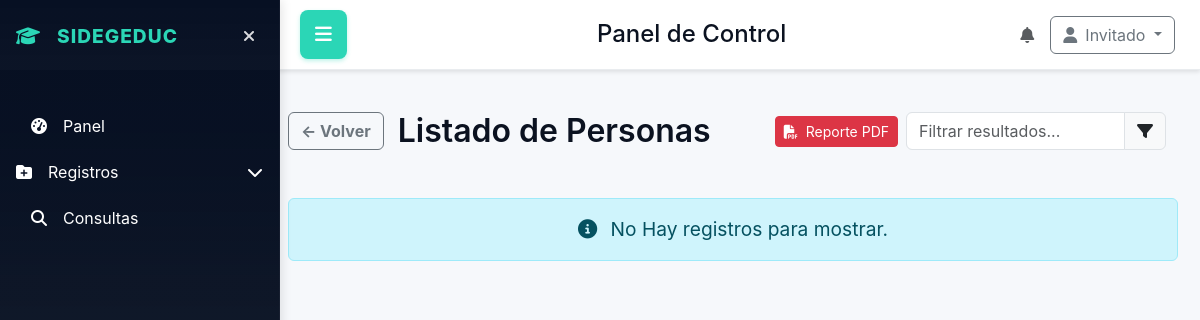
Before: /consultas/personas/list?role=estudiante with the older database file.
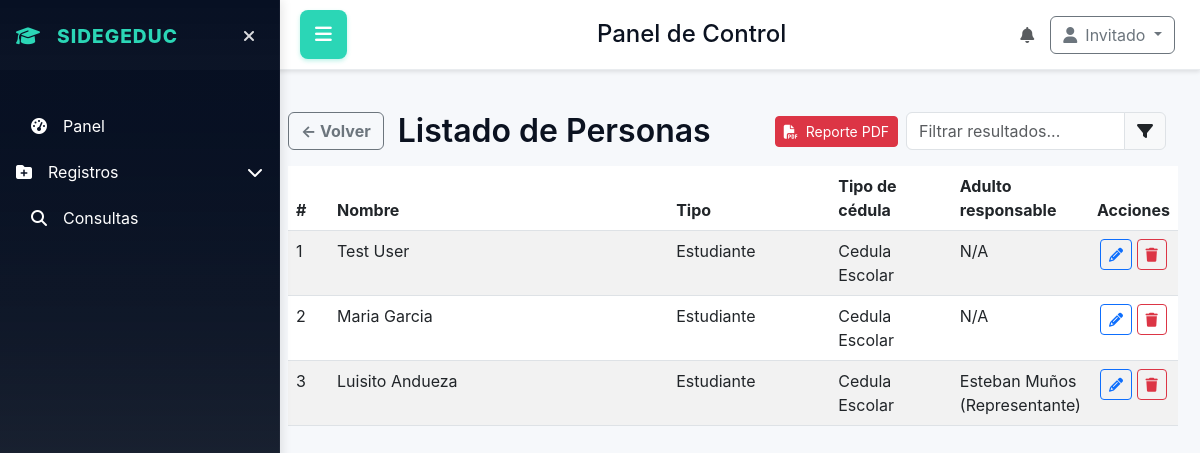
After: the same page with the newer database file.
### database/models.py (models this page shows)
class Personas(db.Model):
    __tablename__ = 'personas'
    id_persona = db.Column(db.Integer, primary_key=True)
    primer_nombre = db.Column(db.String(50), nullable=False)
    segundo_nombre = db.Column(db.String(50))
    primer_apellido = db.Column(db.String(50), nullable=False)
    segundo_apellido = db.Column(db.String(50))
    fecha_nacimiento = db.Column(db.Date)
    id_sexo = db.Column(db.Integer, db.ForeignKey('sexo.id_sexo'))
    id_tipo_persona = db.Column(db.Integer, db.ForeignKey('tipo_persona.id_tipo_persona'), nullable=False)
    id_tipo_documento = db.Column(db.Integer, db.ForeignKey('tipo_documento.id_tipo_documento'), nullable=True)
    numero_cedula = db.Column(db.String(20), nullable=True)
    id_ocupacion = db.Column(db.Integer, db.ForeignKey('ocupaciones.id'), nullable=True)
    id_profesion = db.Column(db.Integer, db.ForeignKey('profesiones.id'), nullable=True)
    num_hijos = db.Column(db.Integer, nullable=True)
    id_relacion_familiar = db.Column(db.Integer, db.ForeignKey('relaciones_familiares.id'), nullable=True)

class TipoDocumento(db.Model):
    __tablename__ = 'tipo_documento'
    id_tipo_documento = db.Column(db.Integer, primary_key=True)
    nombre_tipo_documento = db.Column(db.String(50), unique=True, nullable=False)

class TipoPersona(db.Model):
    __tablename__ = 'tipo_persona'
    id_tipo_persona = db.Column(db.Integer, primary_key=True)
    nombre_tipo_persona = db.Column(db.String(50), unique=True, nullable=False)

### tables this page shows
CREATE TABLE estudiante_responsable (
                        id_estudiante_responsable INTEGER PRIMARY KEY AUTOINCREMENT,
                        id_estudiante INTEGER NOT NULL,
                        id_persona_responsable INTEGER NOT NULL,
                        numero_hijo INTEGER NOT NULL,
                        fecha_creacion TEXT DEFAULT CURRENT_TIMESTAMP,
                        UNIQUE(id_persona_responsable, numero_hijo),
                        UNIQUE(id_estudiante),
                        FOREIGN KEY(id_estudiante) REFERENCES estudiantes(id_estudiante),
                        FOREIGN KEY(id_persona_responsable) REFERENCES personas(id_persona)
                    );

### app.py (the view)
@app.route('/consultas/personas/list')
def consultas_personas_list():
    return manejar_la_vista_de.consultas_personas_list()

### app.py (called while the page is built)
@event.listens_for(Engine, "connect")
def set_sqlite_pragma(dbapi_connection, connection_record):
    if app.config['SQLALCHEMY_DATABASE_URI'].startswith("sqlite"):
        cursor = dbapi_connection.cursor()
        cursor.execute("PRAGMA foreign_keys=ON")
        cursor.close()

@app.context_processor
def inject_user_context():
    try:
        ctx = get_user_context(session)
    except Exception:
        ctx = {}
    return {
        'is_creator': ctx.get('is_creator', False),
        'developer_priv': ctx.get('developer_priv', False),
        'role_name': ctx.get('role_name'),
        'role_desc': ctx.get('role_desc'),
        'status': ctx.get('status'),
        'usuario': ctx.get('user')
    }

### utils/permissions.py (called while the page is built, shortened)
def get_user_context(session): #esto es la funcion que se reutiliza  para obtener el contexto del usuario desde la sesión
    user = None
    developer_priv = False
    current_user_id = None
    role_name = None
    role_desc = None
    status = None
    is_creator = False
    return {
        'user': user,
        'developer_priv': developer_priv,
        'current_user_id': current_user_id,
        'role_name': role_name,
        'role_desc': role_desc,
        'status': status,
        'is_creator': is_creator
    }

### utils/view_handlers.py (called while the page is built)
def _ensure_estudiante_responsable_table():
    try:
        db.session.execute(text('''
            CREATE TABLE IF NOT EXISTS estudiante_responsable (
                id_estudiante_responsable INTEGER PRIMARY KEY AUTOINCREMENT,
                id_estudiante INTEGER NOT NULL,
                id_persona_responsable INTEGER NOT NULL,
                numero_hijo INTEGER NOT NULL,
                fecha_creacion TEXT DEFAULT CURRENT_TIMESTAMP,
                UNIQUE(id_persona_responsable, numero_hijo),
                UNIQUE(id_estudiante)
            )
        '''))
        db.session.commit()
    except Exception:
        db.session.rollback()

### templates/home_panel/struct.html (shortened to what this page needs)
<!DOCTYPE html>
<html lang="en">
<head>
    <link href="https://cdn.jsdelivr.net/npm/bootstrap@5.3.0/dist/css/bootstrap.min.css" rel="stylesheet">
    <link rel="stylesheet" href="https://cdnjs.cloudflare.com/ajax/libs/font-awesome/6.4.0/css/all.min.css">
    <link rel="stylesheet" href="{{ url_for('static', filename='home_panel/home_panel.css') }}">
    <link rel="stylesheet" href="https://cdn.jsdelivr.net/npm/flatpickr/dist/themes/material_blue.css">
</head>
<body>
    <div class="app-layout">
        <aside class="sidebar" id="sidebar">
            <div class="p-3">
                <div class="d-flex align-items-center mb-3">
                    <div class="logo">
                        <i class="fas fa-graduation-cap me-2"></i>
                        SIDEGEDUC
                    </div>
                    <button id="sidebar-toggle" class="sidebar-toggle" aria-label="Ocultar sidebar">
                        <i class="fas fa-times"></i>
                    </button>
                </div>
            </div>
            <nav class="p-3 flex-grow-1">
                <ul class="nav flex-column">
                    <li class="nav-item mb-2">
                        <a class="nav-link" href="{{ url_for('dashboard') }}">
                            <i class="fas fa-tachometer-alt me-3"></i>
                            <span>Panel</span>
                        </a>
                    </li>
                    <li class="nav-item mb-2">
                        <button class="nav-link btn btn-link text-start p-0 w-100" data-bs-toggle="collapse" data-bs-target="#registrosSub" aria-expanded="false">
                            <i class="fas fa-folder-plus me-3"></i>
                            <span>Registros</span>
                            <i class="fas fa-chevron-down ms-auto"></i>
                        </button>
                    </li>
                    <li class="nav-item mb-2">
                        <a class="nav-link" href="{{ url_for('consultas') }}">
                            <i class="fas fa-search me-3"></i>
                            <span>Consultas</span>
                        </a>
                    </li>
                </ul>
            </nav>
        </aside>
        <header class="topbar">
            <button id="menu-toggle" class="menu-toggle">
                <i class="fas fa-bars"></i>
            </button>
            <div class="d-flex align-items-center">
                <h1 class="h4 mb-0 ms-3">Panel de Control</h1>
            </div>
            <div class="d-flex align-items-center">
                <div class="me-3">
                    <i class="fas fa-bell text-muted"></i>
                </div>
                <div class="dropdown">
                    <button class="btn btn-outline-secondary dropdown-toggle" type="button" data-bs-toggle="dropdown">
                        <i class="fas fa-user me-2"></i>{{ usuario if usuario else 'Invitado' }}
                    </button>
                </div>
            </div>
        </header>
        <main class="content">
            {% if content_template %}
                {% include content_template %}
            {% endif %}
        </main>
    </div>
</body>
</html>

### templates/home_panel/consultas_personas_list.html (shortened to what this page needs)
<div class="container-fluid" style="margin-top:90px;">
  <div class="row align-items-center mb-3">
    <div class="col-auto">
      <a href="{{ url_for('consultas') }}" class="btn btn-outline-secondary" style="font-weight:bold;">
        &larr; Volver
      </a>
    </div>
    <div class="col-auto">
      <h2 class="mb-0" style="font-weight:600; font-size:2rem;">Listado de Personas</h2>
    </div>
    <div class="col text-end d-flex align-items-center justify-content-end gap-2">
      <a href="{{ url_for('reporte_pdf_personas', role=role or '') }}" class="btn btn-danger btn-sm" title="Descargar reporte PDF">
        <i class="fas fa-file-pdf me-1"></i> Reporte PDF
      </a>
      <div class="input-group" style="max-width:260px;">
        <input id="filtro-listado" type="text" class="form-control" placeholder="Filtrar resultados..." autocomplete="off">
        <span class="input-group-text"><i class="fas fa-filter"></i></span>
      </div>
    </div>
  </div>
  <link rel="stylesheet" href="/static/home_panel/filtro-dinamico.css">
  {% if rows and rows|length > 0 %}
  <table class="table table-striped">
    <thead>
      <tr>
        <th style="width:5%;">#</th>
        <th style="width:45%;">Nombre</th>
        <th style="width:20%;">Tipo</th>
        {% if role == 'estudiante' %}
        <th style="width:15%;">Tipo de cédula</th>
        <th style="width:15%;">Adulto responsable</th>
        {% endif %}
        <th style="width:10%;text-align:center;">Acciones</th>
      </tr>
    </thead>
    <tbody>
      {% for r in rows %}
      <tr>
        <td>{{ loop.index }}</td>
        <td>{{ r.primer_nombre }} {% if r.segundo_nombre %}{{ r.segundo_nombre }}{% endif %} {{ r.primer_apellido }} {% if r.segundo_apellido %}{{ r.segundo_apellido }}{% endif %}</td>
        <td>
          {% if r.tipo_persona %}
            {{ r.tipo_persona }}
          {% elif r.rol %}
            {{ r.rol }}
          {% elif role_display %}
            {{ role_display }}
          {% else %}
            Sin rol
          {% endif %}
        </td>
        {% if role == 'estudiante' %}
        <td>{{ r.tipo_documento_nombre or 'N/A' }}</td>
        <td>
          {% if r.responsable_primer_nombre %}
            {{ r.responsable_primer_nombre }} {{ r.responsable_primer_apellido }} ({{ r.responsable_tipo_persona or 'N/A' }})
          {% else %}
            N/A
          {% endif %}
        </td>
        {% endif %}
        <td style="text-align:center;">
          <a class="btn btn-sm btn-outline-primary" href="{{ url_for('editar_persona') }}?id={{ r.id_persona }}&role={{ r.rol or role_display|lower or 'sinrol' }}" title="Editar"><i class="fas fa-pencil-alt"></i></a>
          <form method="post" action="{{ url_for('borrar_registro_persona') }}" style="display:inline-block;margin:0;">
            <button class="btn btn-sm btn-outline-danger" title="Borrar" onclick="return confirm('¿Eliminar este registro?')"><i class="fas fa-trash"></i></button>
          </form>
        </td>
      </tr>
      {% endfor %}
    </tbody>
  </table>
  {% else %}
  <div class="alert alert-info text-center" style="margin-top:48px;font-size:1.2em;">
    <i class="fas fa-info-circle me-2"></i>
    No Hay registros para mostrar.
  </div>
  {% endif %}
</div>

### static/home_panel/home_panel.css (style rules this page uses)
:root { --panel-bg:#ffffff; --muted:#9aa4ad; --accent-1:#06a77d; --accent-2:#0b5f47; --glass:#f6fbfa; --card-border:#e9f4f2; --sidebar-start:#071023; --sidebar-end:#0f1724cc; --accent:#2bd6b6; --accent2:#00bfa5; --bg:#f6f8fb; }
.row { display:flex;gap:14px }
body { margin:0;font-family:Inter,system-ui,Arial;background:linear-gradient(180deg,#071023 0%, #071023 12%, #071023 12%, #f6f8fb 100%);color:#0b1220 }
.sidebar { width: 280px; background: linear-gradient(180deg,var(--sidebar-start),var(--sidebar-end)); color:#fff; padding:0; display:flex; flex-direction:column; border-right:1px solid rgba(255,255,255,0.04); transition: transform 0.3s cubic-bezier(.2,.9,.2,1); position: fixed; height: 100vh; overflow-y: auto; z-index: 1050; top: 0; left: 0; box-shadow: 2px 0 10px rgba(0,0,0,0.1); }
.logo { font-weight:800;font-size:1.2rem;letter-spacing:1px;color:var(--accent);display:flex;align-items:center;gap:8px }
.sidebar-toggle { background:transparent;border:none;color:rgba(255,255,255,0.85);padding:8px;border-radius:8px;cursor:pointer;margin-left:auto;transition: all 0.2s }
.nav-link { color: white !important;text-decoration: none;padding: 10px 15px;border-radius: 8px;margin-bottom: 4px;display: flex;align-items: center;width: 100%;transition: all .22s cubic-bezier(.2,.9,.2,1) }
.nav-link.btn-link { color: white !important;border: none;background: transparent;padding: 10px 15px }
.content { margin-left: 280px;padding:22px 22px 22px 8px;background: var(--bg); min-height: 100vh; transition: margin-left 0.3s cubic-bezier(.2,.9,.2,1); }
.content > .container-fluid { padding-left:0;padding-right:0 }
.content .container-fluid .row { margin-left:0;margin-right:0 }
.content .container-fluid [class*=col-] { padding-left:0;padding-right:0 }
.topbar { background: white; padding: 15px 25px 15px 300px; border-bottom: 1px solid #e9ecef; box-shadow: 0 2px 4px rgba(0,0,0,0.1); display: flex; justify-content: space-between; align-items: center; transition: margin-left 0.3s cubic-bezier(.2,.9,.2,1); position: fixed; top: 0; right: 0; left: 0; z-index: 1030; height: 70px; }
.menu-toggle { background: var(--accent); border: none; color: white; padding: 10px 15px; border-radius: 8px; cursor: pointer; font-size: 1.2rem; transition: all 0.2s; box-shadow: 0 2px 4px rgba(43,214,182,0.3); }

Changed rows visible on the page:
added Personas: primer_nombre "Test", primer_apellido "User", role_display "Estudiante", nombre_tipo_documento "Cedula Escolar", shows "N/A"
added Personas: primer_nombre "Maria", primer_apellido "Garcia", role_display "Estudiante", nombre_tipo_documento "Cedula Escolar", shows "N/A"
now on this page (row unchanged): estudiante_responsable: primer_nombre "Luisito", primer_apellido "Andueza", role_display "Estudiante", nombre_tipo_documento "Cedula Escolar", responsable_primer_nombre "Esteban", responsable_primer_apellido "Muños", nombre_tipo_persona "Representante"
Other visible differences:
text no longer shown: "No Hay registros para mostrar."
text now shown: "# Nombre Tipo Tipo de cédula Adulto responsable Acciones"
